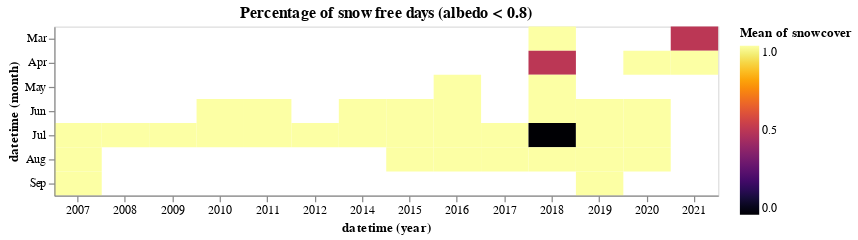

Notebook code for this chart:
### Code cell
df['year'] = df['datetime'].dt.year
df['doy'] = df['datetime'].dt.dayofyear

df['snowcover'] = 0
df['snowcover'] = df['snowcover'].mask(df['albedo'] < 0.8, 1)


alt.Chart(
    df,
    title="Percentage of snow free days (albedo < 0.8)"
).mark_rect().encode(
    x='year(datetime):O',
    y='month(datetime):O',
    color=alt.Color('mean(snowcover):Q', scale=alt.Scale(scheme="inferno")),
    tooltip=[
        # alt.Tooltip('monthdate(datetime):T', title='Date'),
        alt.Tooltip('mean(snowcover):Q', title='days without snow')
    ]
).properties(width=550)

### Figure 1 — Vega-Lite specification as saved in the notebook (floating-point values rounded to 4 significant figures)
{"config": {"view": {"continuousWidth": 400, "continuousHeight": 300}}, "data": {"name": "data-6e14284ba009ab33411fe44d52f5575a"}, "mark": "rect", "encoding": {"color": {"type": "quantitative", "aggregate": "mean", "field": "snowcover", "scale": {"scheme": "inferno"}}, "tooltip": [{"type": "quantitative", "aggregate": "mean", "field": "snowcover", "title": "days without snow"}], "x": {"type": "ordinal", "field": "datetime", "timeUnit": "year"}, "y": {"type": "ordinal", "field": "datetime", "timeUnit": "month"}}, "title": "Percentage of snow free days (albedo < 0.8)", "width": 550, "$schema": "https://vega.github.io/schema/vega-lite/v4.8.1.json", "datasets": {"data-6e14284ba009ab33411fe44d52f5575a": [{"time": 1184778262870, "datetime": "2007-07-18T17:04:22.870000", "Blue": 8799, "Green": 9340, "Red": 9365, "NIR": 7550, "SWIR1": 67, "SWIR2": 73, "albedo": 0.6997, "ndsi": 0.9858, "year": 2007, "doy": 199, "snowcover": 1}, {"time": 1185039292310, "datetime": "2007-07-21T17:34:52.310000", "Blue": 8047, "Green": 8627, "Red": 8669, "NIR": 7148, "SWIR1": 147, "SWIR2": 185, "albedo": 0.6504, "ndsi": 0.9665, "year": 2007, "doy": 202, "snowcover": 1}, {"time": 1187198913100, "datetime": "2007-08-15T17:28:33.100000", "Blue": 6752, "Green": 7412, "Red": 7559, "NIR": 6307, "SWIR1": 121, "SWIR2": 105, "albedo": 0.5577, "ndsi": 0.9679, "year": 2007, "doy": 227, "snowcover": 1}, {"time": 1187543052020, "datetime": "2007-08-19T17:04:12.020000", "Blue": 6596, "Green": 7240, "Red": 7372, "NIR": 5964, "SWIR1": 76, "SWIR2": 90, "albedo": 0.5364, "ndsi": 0.9792, "year": 2007, "doy": 231, "snowcover": 1}, {"time": 1187976138410, "datetime": "2007-08-24T17:22:18.410000", "Blue": 7191, "Green": 7827, "Red": 8035, "NIR": 6759, "SWIR1": 158, "SWIR2": 224, "albedo": 0.5975, "ndsi": 0.9604, "year": 2007, "doy": 236, "snowcover": 1}, {"time": 1188581305950, "datetime": "2007-08-31T17:28:25.950000", "Blue": 7484, "Green": 8172, "Red": 8510, "NIR": 7741, "SWIR1": 507, "SWIR2": 479, "albedo": 0.6556, "ndsi": 0.8832, "year": 2007, "doy": 243, "snowcover": 1}, {"time": 1188925444530, "datetime": "2007-09-04T17:04:04.530000", "Blue": 8172, "Green": 8851, "Red": 9132, "NIR": 8085, "SWIR1": 572, "SWIR2": 521, "albedo": 0.7018, "ndsi": 0.8786, "year": 2007, "doy": 247, "snowcover": 1}, {"time": 1215191023290, "datetime": "2008-07-04T17:03:43.290000", "Blue": 9180, "Green": 9622, "Red": 9542, "NIR": 7741, "SWIR1": 110, "SWIR2": 143, "albedo": 0.7236, "ndsi": 0.9774, "year": 2008, "doy": 186, "snowcover": 1}, {"time": 1215624108240, "datetime": "2008-07-09T17:21:48.240000", "Blue": 7470, "Green": 7834, "Red": 7542, "NIR": 5697, "SWIR1": 98, "SWIR2": 142, "albedo": 0.5603, "ndsi": 0.9753, "year": 2008, "doy": 191, "snowcover": 1}, {"time": 1248629697890, "datetime": "2009-07-26T17:34:57.890000", "Blue": 7125, "Green": 7584, "Red": 7452, "NIR": 5860, "SWIR1": 196, "SWIR2": 267, "albedo": 0.5547, "ndsi": 0.9496, "year": 2009, "doy": 207, "snowcover": 1}, {"time": 1277832271660, "datetime": "2010-06-29T17:24:31.660000", "Blue": 7695, "Green": 8166, "Red": 8080, "NIR": 6449, "SWIR1": 139, "SWIR2": 147, "albedo": 0.6038, "ndsi": 0.9665, "year": 2010, "doy": 180, "snowcover": 1}, {"time": 1278437443490, "datetime": "2010-07-06T17:30:43.490000", "Blue": 6609, "Green": 7188, "Red": 7362, "NIR": 6083, "SWIR1": 80, "SWIR2": 130, "albedo": 0.5415, "ndsi": 0.978, "year": 2010, "doy": 187, "snowcover": 1}, {"time": 1308678266210, "datetime": "2011-06-21T17:44:26.210000", "Blue": 8364, "Green": 9036, "Red": 9022, "NIR": 7357, "SWIR1": 137, "SWIR2": 166, "albedo": 0.6738, "ndsi": 0.9701, "year": 2011, "doy": 172, "snowcover": 1}, {"time": 1309455493110, "datetime": "2011-06-30T17:38:13.110000", "Blue": 8502, "Green": 9044, "Red": 9093, "NIR": 7412, "SWIR1": 173, "SWIR2": 153, "albedo": 0.6819, "ndsi": 0.9625, "year": 2011, "doy": 181, "snowcover": 1}, {"time": 1309627551630, "datetime": "2011-07-02T17:25:51.630000", "Blue": 7990, "Green": 8483, "Red": 8478, "NIR": 6893, "SWIR1": 141, "SWIR2": 142, "albedo": 0.636, "ndsi": 0.9673, "year": 2011, "doy": 183, "snowcover": 1}, {"time": 1310060664260, "datetime": "2011-07-07T17:44:24.260000", "Blue": 7930, "Green": 8388, "Red": 8326, "NIR": 6397, "SWIR1": 112, "SWIR2": 157, "albedo": 0.6132, "ndsi": 0.9736, "year": 2011, "doy": 188, "snowcover": 1}, {"time": 1310232722586, "datetime": "2011-07-09T17:32:02.586000", "Blue": 6834, "Green": 7212, "Red": 7383, "NIR": 5876, "SWIR1": 71, "SWIR2": 125, "albedo": 0.5419, "ndsi": 0.9805, "year": 2011, "doy": 190, "snowcover": 1}, {"time": 1310576863000, "datetime": "2011-07-13T17:07:43", "Blue": 8883, "Green": 9390, "Red": 9582, "NIR": 8076, "SWIR1": 107, "SWIR2": 204, "albedo": 0.7264, "ndsi": 0.9775, "year": 2011, "doy": 194, "snowcover": 1}, {"time": 1310837892960, "datetime": "2011-07-16T17:38:12.960000", "Blue": 4992, "Green": 5364, "Red": 5468, "NIR": 3962, "SWIR1": 60, "SWIR2": 148, "albedo": 0.3802, "ndsi": 0.9779, "year": 2011, "doy": 197, "snowcover": 1}, {"time": 1311009951060, "datetime": "2011-07-18T17:25:51.060000", "Blue": 4677, "Green": 4987, "Red": 5187, "NIR": 3950, "SWIR1": 46, "SWIR2": 82, "albedo": 0.3642, "ndsi": 0.9817, "year": 2011, "doy": 199, "snowcover": 1}, {"time": 1341250757460, "datetime": "2012-07-02T17:39:17.460000", "Blue": 8153, "Green": 8696, "Red": 8823, "NIR": 7286, "SWIR1": 104, "SWIR2": 131, "albedo": 0.6605, "ndsi": 0.9764, "year": 2012, "doy": 184, "snowcover": 1}, {"time": 1342372139030, "datetime": "2012-07-15T17:08:59.030000", "Blue": 5027, "Green": 5232, "Red": 5105, "NIR": 3749, "SWIR1": 66, "SWIR2": 84, "albedo": 0.3683, "ndsi": 0.9751, "year": 2012, "doy": 197, "snowcover": 1}, {"time": 1342633171200, "datetime": "2012-07-18T17:39:31.200000", "Blue": 5211, "Green": 5532, "Red": 5770, "NIR": 5073, "SWIR1": 104, "SWIR2": 138, "albedo": 0.4336, "ndsi": 0.9631, "year": 2012, "doy": 200, "snowcover": 1}, {"time": 1404150267580, "datetime": "2014-06-30T17:44:27.580000", "Blue": 9747, "Green": 9849, "Red": 9640, "NIR": 7528, "SWIR1": 129, "SWIR2": 147, "albedo": 0.7373, "ndsi": 0.9741, "year": 2014, "doy": 181, "snowcover": 1}, {"time": 1404322327420, "datetime": "2014-07-02T17:32:07.420000", "Blue": 9927, "Green": 9981, "Red": 9747, "NIR": 7715, "SWIR1": 155, "SWIR2": 179, "albedo": 0.7525, "ndsi": 0.9694, "year": 2014, "doy": 183, "snowcover": 1}, {"time": 1404494410630, "datetime": "2014-07-04T17:20:10.630000", "Blue": 9635, "Green": 9697, "Red": 9528, "NIR": 7531, "SWIR1": 125, "SWIR2": 148, "albedo": 0.7319, "ndsi": 0.9745, "year": 2014, "doy": 185, "snowcover": 1}, {"time": 1404927502060, "datetime": "2014-07-09T17:38:22.060000", "Blue": 9176, "Green": 9402, "Red": 9237, "NIR": 7192, "SWIR1": 128, "SWIR2": 124, "albedo": 0.699, "ndsi": 0.9731, "year": 2014, "doy": 190, "snowcover": 1}, {"time": 1404950924280, "datetime": "2014-07-10T00:08:44.280000", "Blue": 6312, "Green": 6028, "Red": 5806, "NIR": 4462, "SWIR1": 318, "SWIR2": 376, "albedo": 0.454, "ndsi": 0.8998, "year": 2014, "doy": 191, "snowcover": 1}, {"time": 1405123006720, "datetime": "2014-07-11T23:56:46.720000", "Blue": 8373, "Green": 8338, "Red": 8240, "NIR": 6550, "SWIR1": 117, "SWIR2": 151, "albedo": 0.6336, "ndsi": 0.9723, "year": 2014, "doy": 192, "snowcover": 1}, {"time": 1405271643320, "datetime": "2014-07-13T17:14:03.320000", "Blue": 9093, "Green": 9312, "Red": 9216, "NIR": 7249, "SWIR1": 92, "SWIR2": 107, "albedo": 0.6975, "ndsi": 0.9804, "year": 2014, "doy": 194, "snowcover": 1}, {"time": 1406505410120, "datetime": "2014-07-27T23:56:50.120000", "Blue": 6158, "Green": 5768, "Red": 5425, "NIR": 4314, "SWIR1": 680, "SWIR2": 653, "albedo": 0.4431, "ndsi": 0.7891, "year": 2014, "doy": 208, "snowcover": 1}, {"time": 1435340271220, "datetime": "2015-06-26T17:37:51.220000", "Blue": 9217, "Green": 9278, "Red": 9420, "NIR": 8694, "SWIR1": 825, "SWIR2": 908, "albedo": 0.7704, "ndsi": 0.8367, "year": 2015, "doy": 177, "snowcover": 1}, {"time": 1436117507370, "datetime": "2015-07-05T17:31:47.370000", "Blue": 8768, "Green": 9050, "Red": 9031, "NIR": 7011, "SWIR1": 88, "SWIR2": 101, "albedo": 0.6745, "ndsi": 0.9807, "year": 2015, "doy": 186, "snowcover": 1}, {"time": 1436550623230, "datetime": "2015-07-10T17:50:23.230000", "Blue": 6760, "Green": 7071, "Red": 7175, "NIR": 5880, "SWIR1": 144, "SWIR2": 125, "albedo": 0.5374, "ndsi": 0.9601, "year": 2015, "doy": 191, "snowcover": 1}, {"time": 1436722682700, "datetime": "2015-07-12T17:38:02.700000", "Blue": 6629, "Green": 6938, "Red": 6754, "NIR": 5100, "SWIR1": 107, "SWIR2": 108, "albedo": 0.4977, "ndsi": 0.9696, "year": 2015, "doy": 193, "snowcover": 1}, {"time": 1437499915350, "datetime": "2015-07-21T17:31:55.350000", "Blue": 6398, "Green": 6731, "Red": 6662, "NIR": 4983, "SWIR1": 71, "SWIR2": 72, "albedo": 0.4834, "ndsi": 0.9791, "year": 2015, "doy": 202, "snowcover": 1}, {"time": 1437671997750, "datetime": "2015-07-23T17:19:57.750000", "Blue": 7187, "Green": 7543, "Red": 7645, "NIR": 6071, "SWIR1": 102, "SWIR2": 106, "albedo": 0.5653, "ndsi": 0.9733, "year": 2015, "doy": 204, "snowcover": 1}, {"time": 1437933029060, "datetime": "2015-07-26T17:50:29.060000", "Blue": 7202, "Green": 7550, "Red": 7756, "NIR": 6318, "SWIR1": 112, "SWIR2": 114, "albedo": 0.5767, "ndsi": 0.9708, "year": 2015, "doy": 207, "snowcover": 1}, {"time": 1438449228500, "datetime": "2015-08-01T17:13:48.500000", "Blue": 7251, "Green": 7556, "Red": 7745, "NIR": 6374, "SWIR1": 109, "SWIR2": 120, "albedo": 0.5804, "ndsi": 0.9716, "year": 2015, "doy": 213, "snowcover": 1}, {"time": 1464370689490, "datetime": "2016-05-27T17:38:09.490000", "Blue": 9584, "Green": 8540, "Red": 8247, "NIR": 7016, "SWIR1": 1025, "SWIR2": 1244, "albedo": 0.7098, "ndsi": 0.7857, "year": 2016, "doy": 148, "snowcover": 1}, {"time": 1466963441050, "datetime": "2016-06-26T17:50:41.050000", "Blue": 9873, "Green": 9996, "Red": 9979, "NIR": 8433, "SWIR1": 409, "SWIR2": 442, "albedo": 0.7844, "ndsi": 0.9214, "year": 2016, "doy": 178, "snowcover": 1}, {"time": 1467135500530, "datetime": "2016-06-28T17:38:20.530000", "Blue": 9709, "Green": 9832, "Red": 9705, "NIR": 7838, "SWIR1": 212, "SWIR2": 220, "albedo": 0.7495, "ndsi": 0.9578, "year": 2016, "doy": 180, "snowcover": 1}, {"time": 1467158922800, "datetime": "2016-06-29T00:08:42.800000", "Blue": 8887, "Green": 8747, "Red": 8563, "NIR": 6875, "SWIR1": 227, "SWIR2": 264, "albedo": 0.67, "ndsi": 0.9494, "year": 2016, "doy": 181, "snowcover": 1}, {"time": 1467912734340, "datetime": "2016-07-07T17:32:14.340000", "Blue": 6319, "Green": 6067, "Red": 5721, "NIR": 4152, "SWIR1": 50, "SWIR2": 71, "albedo": 0.4371, "ndsi": 0.9837, "year": 2016, "doy": 189, "snowcover": 1}, {"time": 1468345848930, "datetime": "2016-07-12T17:50:48.930000", "Blue": 8865, "Green": 9155, "Red": 9098, "NIR": 7093, "SWIR1": 154, "SWIR2": 138, "albedo": 0.6827, "ndsi": 0.9669, "year": 2016, "doy": 194, "snowcover": 1}, {"time": 1468517908030, "datetime": "2016-07-14T17:38:28.030000", "Blue": 9005, "Green": 9297, "Red": 9263, "NIR": 7353, "SWIR1": 135, "SWIR2": 144, "albedo": 0.6994, "ndsi": 0.9714, "year": 2016, "doy": 196, "snowcover": 1}, {"time": 1468541330250, "datetime": "2016-07-15T00:08:50.250000", "Blue": 8159, "Green": 8187, "Red": 8117, "NIR": 6510, "SWIR1": 145, "SWIR2": 183, "albedo": 0.6234, "ndsi": 0.9652, "year": 2016, "doy": 197, "snowcover": 1}, {"time": 1468713412800, "datetime": "2016-07-16T23:56:52.800000", "Blue": 7712, "Green": 7738, "Red": 7679, "NIR": 6153, "SWIR1": 149, "SWIR2": 160, "albedo": 0.5883, "ndsi": 0.9622, "year": 2016, "doy": 198, "snowcover": 1}, {"time": 1469295139838, "datetime": "2016-07-23T17:32:19.838000", "Blue": 7917, "Green": 8447, "Red": 8612, "NIR": 6761, "SWIR1": 113, "SWIR2": 108, "albedo": 0.6297, "ndsi": 0.9736, "year": 2016, "doy": 205, "snowcover": 1}, {"time": 1469900311970, "datetime": "2016-07-30T17:38:31.970000", "Blue": 7301, "Green": 7651, "Red": 7736, "NIR": 6114, "SWIR1": 127, "SWIR2": 136, "albedo": 0.5726, "ndsi": 0.9673, "year": 2016, "doy": 212, "snowcover": 1}, {"time": 1470677542080, "datetime": "2016-08-08T17:32:22.080000", "Blue": 8886, "Green": 9211, "Red": 9435, "NIR": 8397, "SWIR1": 439, "SWIR2": 466, "albedo": 0.7413, "ndsi": 0.909, "year": 2016, "doy": 221, "snowcover": 1}, {"time": 1470849623990, "datetime": "2016-08-10T17:20:23.990000", "Blue": 8765, "Green": 9051, "Red": 9245, "NIR": 8171, "SWIR1": 357, "SWIR2": 378, "albedo": 0.7248, "ndsi": 0.9241, "year": 2016, "doy": 223, "snowcover": 1}, {"time": 1471110655770, "datetime": "2016-08-13T17:50:55.770000", "Blue": 8762, "Green": 8996, "Red": 9211, "NIR": 8185, "SWIR1": 779, "SWIR2": 799, "albedo": 0.7313, "ndsi": 0.8406, "year": 2016, "doy": 226, "snowcover": 1}, {"time": 1471282715210, "datetime": "2016-08-15T17:38:35.210000", "Blue": 8780, "Green": 9097, "Red": 9320, "NIR": 8350, "SWIR1": 489, "SWIR2": 535, "albedo": 0.7352, "ndsi": 0.898, "year": 2016, "doy": 228, "snowcover": 1}, {"time": 1498930697910, "datetime": "2017-07-01T17:38:17.910000", "Blue": 9195, "Green": 9310, "Red": 9228, "NIR": 7996, "SWIR1": 771, "SWIR2": 757, "albedo": 0.7396, "ndsi": 0.847, "year": 2017, "doy": 182, "snowcover": 1}, {"time": 1498954120080, "datetime": "2017-07-02T00:08:40.080000", "Blue": 8686, "Green": 8483, "Red": 8377, "NIR": 7025, "SWIR1": 401, "SWIR2": 458, "albedo": 0.6689, "ndsi": 0.9097, "year": 2017, "doy": 183, "snowcover": 1}, {"time": 1499126202320, "datetime": "2017-07-03T23:56:42.320000", "Blue": 2927, "Green": 2192, "Red": 1676, "NIR": 1010, "SWIR1": -15, "SWIR2": 47, "albedo": 0.1459, "ndsi": 1.014, "year": 2017, "doy": 184, "snowcover": 1}, {"time": 1499535869900, "datetime": "2017-07-08T17:44:29.900000", "Blue": 9783, "Green": 9865, "Red": 9661, "NIR": 7433, "SWIR1": 139, "SWIR2": 141, "albedo": 0.7353, "ndsi": 0.9722, "year": 2017, "doy": 189, "snowcover": 1}, {"time": 1500336524150, "datetime": "2017-07-18T00:08:44.150000", "Blue": 8707, "Green": 8527, "Red": 8279, "NIR": 6559, "SWIR1": 207, "SWIR2": 249, "albedo": 0.6478, "ndsi": 0.9526, "year": 2017, "doy": 199, "snowcover": 1}, {"time": 1500508607150, "datetime": "2017-07-19T23:56:47.150000", "Blue": 8805, "Green": 8676, "Red": 8459, "NIR": 6770, "SWIR1": 211, "SWIR2": 229, "albedo": 0.6614, "ndsi": 0.9525, "year": 2017, "doy": 200, "snowcover": 1}, {"time": 1500918276390, "datetime": "2017-07-24T17:44:36.390000", "Blue": 9487, "Green": 9628, "Red": 9472, "NIR": 7478, "SWIR1": 109, "SWIR2": 127, "albedo": 0.7236, "ndsi": 0.9776, "year": 2017, "doy": 205, "snowcover": 1}, {"time": 1501285840730, "datetime": "2017-07-28T23:50:40.730000", "Blue": 4470, "Green": 3688, "Red": 3071, "NIR": 1871, "SWIR1": 22, "SWIR2": 25, "albedo": 0.2512, "ndsi": 0.9881, "year": 2017, "doy": 209, "snowcover": 1}, {"time": 1503422056140, "datetime": "2017-08-22T17:14:16.140000", "Blue": 8965, "Green": 9221, "Red": 9432, "NIR": 8172, "SWIR1": 232, "SWIR2": 250, "albedo": 0.7324, "ndsi": 0.9509, "year": 2017, "doy": 234, "snowcover": 1}, {"time": 1522431478640, "datetime": "2018-03-30T17:37:58.640000", "Blue": 9446, "Green": 9138, "Red": 9142, "NIR": 8405, "SWIR1": 1908, "SWIR2": 1992, "albedo": 0.7812, "ndsi": 0.6545, "year": 2018, "doy": 89, "snowcover": 1}, {"time": 1523036645841, "datetime": "2018-04-06T17:44:05.841000", "Blue": 9128, "Green": 8853, "Red": 8878, "NIR": 8213, "SWIR1": 1119, "SWIR2": 1249, "albedo": 0.7472, "ndsi": 0.7756, "year": 2018, "doy": 96, "snowcover": 1}, {"time": 1523813869640, "datetime": "2018-04-15T17:37:49.640000", "Blue": 9893, "Green": 9750, "Red": 9907, "NIR": 9501, "SWIR1": 1916, "SWIR2": 2131, "albedo": 0.849, "ndsi": 0.6715, "year": 2018, "doy": 105, "snowcover": 0}, {"time": 1525801427263, "datetime": "2018-05-08T17:43:47.263000", "Blue": 9965, "Green": 8824, "Red": 8656, "NIR": 7529, "SWIR1": 755, "SWIR2": 1023, "albedo": 0.7439, "ndsi": 0.8424, "year": 2018, "doy": 128, "snowcover": 1}, {"time": 1530292764570, "datetime": "2018-06-29T17:19:24.570000", "Blue": 9947, "Green": 9981, "Red": 9904, "NIR": 7961, "SWIR1": 84, "SWIR2": 114, "albedo": 0.7633, "ndsi": 0.9833, "year": 2018, "doy": 180, "snowcover": 1}, {"time": 1530316186930, "datetime": "2018-06-29T23:49:46.930000", "Blue": 9192, "Green": 9029, "Red": 8944, "NIR": 7337, "SWIR1": 100, "SWIR2": 151, "albedo": 0.7011, "ndsi": 0.9781, "year": 2018, "doy": 180, "snowcover": 1}, {"time": 1530725856260, "datetime": "2018-07-04T17:37:36.260000", "Blue": 9755, "Green": 9857, "Red": 9929, "NIR": 9178, "SWIR1": 904, "SWIR2": 983, "albedo": 0.8155, "ndsi": 0.832, "year": 2018, "doy": 185, "snowcover": 0}, {"time": 1532452404890, "datetime": "2018-07-24T17:13:24.890000", "Blue": 9751, "Green": 9639, "Red": 9766, "NIR": 9003, "SWIR1": 1317, "SWIR2": 1496, "albedo": 0.8139, "ndsi": 0.7596, "year": 2018, "doy": 205, "snowcover": 0}, {"time": 1534873080150, "datetime": "2018-08-21T17:38:00.150000", "Blue": 9323, "Green": 9546, "Red": 9572, "NIR": 8117, "SWIR1": 541, "SWIR2": 586, "albedo": 0.7499, "ndsi": 0.8927, "year": 2018, "doy": 233, "snowcover": 1}, {"time": 1535650313040, "datetime": "2018-08-30T17:31:53.040000", "Blue": 8732, "Green": 8742, "Red": 8926, "NIR": 8429, "SWIR1": 662, "SWIR2": 730, "albedo": 0.7342, "ndsi": 0.8592, "year": 2018, "doy": 242, "snowcover": 1}, {"time": 1561743875500, "datetime": "2019-06-28T17:44:35.500000", "Blue": 8990, "Green": 9112, "Red": 9072, "NIR": 7653, "SWIR1": 506, "SWIR2": 448, "albedo": 0.713, "ndsi": 0.8948, "year": 2019, "doy": 179, "snowcover": 1}, {"time": 1561915934360, "datetime": "2019-06-30T17:32:14.360000", "Blue": 9614, "Green": 9811, "Red": 9822, "NIR": 8165, "SWIR1": 143, "SWIR2": 132, "albedo": 0.7587, "ndsi": 0.9713, "year": 2019, "doy": 181, "snowcover": 1}, {"time": 1562088016699, "datetime": "2019-07-02T17:20:16.699000", "Blue": 9157, "Green": 9375, "Red": 9348, "NIR": 7589, "SWIR1": 128, "SWIR2": 129, "albedo": 0.7146, "ndsi": 0.9731, "year": 2019, "doy": 183, "snowcover": 1}, {"time": 1562111438893, "datetime": "2019-07-02T23:50:38.893000", "Blue": 8366, "Green": 8397, "Red": 8339, "NIR": 6741, "SWIR1": 147, "SWIR2": 148, "albedo": 0.642, "ndsi": 0.9656, "year": 2019, "doy": 183, "snowcover": 1}, {"time": 1562521106671, "datetime": "2019-07-07T17:38:26.671000", "Blue": 7522, "Green": 7662, "Red": 7559, "NIR": 5810, "SWIR1": 184, "SWIR2": 186, "albedo": 0.5677, "ndsi": 0.9531, "year": 2019, "doy": 188, "snowcover": 1}, {"time": 1564099015657, "datetime": "2019-07-25T23:56:55.657000", "Blue": 6687, "Green": 6957, "Red": 7075, "NIR": 5854, "SWIR1": 237, "SWIR2": 237, "albedo": 0.5341, "ndsi": 0.9341, "year": 2019, "doy": 206, "snowcover": 1}, {"time": 1564247652634, "datetime": "2019-07-27T17:14:12.634000", "Blue": 7684, "Green": 8123, "Red": 8303, "NIR": 6786, "SWIR1": 131, "SWIR2": 125, "albedo": 0.6186, "ndsi": 0.9683, "year": 2019, "doy": 208, "snowcover": 1}, {"time": 1564508684539, "datetime": "2019-07-30T17:44:44.539000", "Blue": 8002, "Green": 8596, "Red": 8797, "NIR": 7149, "SWIR1": 204, "SWIR2": 190, "albedo": 0.651, "ndsi": 0.9536, "year": 2019, "doy": 211, "snowcover": 1}, {"time": 1564852826363, "datetime": "2019-08-03T17:20:26.363000", "Blue": 7314, "Green": 7728, "Red": 7895, "NIR": 6415, "SWIR1": 141, "SWIR2": 122, "albedo": 0.5864, "ndsi": 0.9642, "year": 2019, "doy": 215, "snowcover": 1}, {"time": 1565113858060, "datetime": "2019-08-06T17:50:58.060000", "Blue": 7581, "Green": 8054, "Red": 8200, "NIR": 6678, "SWIR1": 164, "SWIR2": 149, "albedo": 0.61, "ndsi": 0.9601, "year": 2019, "doy": 218, "snowcover": 1}, {"time": 1565891090156, "datetime": "2019-08-15T17:44:50.156000", "Blue": 7242, "Green": 7700, "Red": 7752, "NIR": 6226, "SWIR1": 122, "SWIR2": 112, "albedo": 0.5747, "ndsi": 0.9688, "year": 2019, "doy": 227, "snowcover": 1}, {"time": 1566063149074, "datetime": "2019-08-17T17:32:29.074000", "Blue": 7225, "Green": 7595, "Red": 7699, "NIR": 6434, "SWIR1": 142, "SWIR2": 155, "albedo": 0.5816, "ndsi": 0.9633, "year": 2019, "doy": 229, "snowcover": 1}, {"time": 1567445552494, "datetime": "2019-09-02T17:32:32.494000", "Blue": 9214, "Green": 9549, "Red": 9881, "NIR": 8840, "SWIR1": 304, "SWIR2": 343, "albedo": 0.7733, "ndsi": 0.9383, "year": 2019, "doy": 245, "snowcover": 1}, {"time": 1567617634663, "datetime": "2019-09-04T17:20:34.663000", "Blue": 9148, "Green": 9450, "Red": 9809, "NIR": 8851, "SWIR1": 310, "SWIR2": 349, "albedo": 0.7705, "ndsi": 0.9365, "year": 2019, "doy": 247, "snowcover": 1}, {"time": 1567878666225, "datetime": "2019-09-07T17:51:06.225000", "Blue": 8869, "Green": 9169, "Red": 9522, "NIR": 8625, "SWIR1": 563, "SWIR2": 590, "albedo": 0.7523, "ndsi": 0.8843, "year": 2019, "doy": 250, "snowcover": 1}, {"time": 1568394867276, "datetime": "2019-09-13T17:14:27.276000", "Blue": 8740, "Green": 9040, "Red": 9412, "NIR": 8439, "SWIR1": 420, "SWIR2": 458, "albedo": 0.7371, "ndsi": 0.9112, "year": 2019, "doy": 256, "snowcover": 1}, {"time": 1586627059311, "datetime": "2020-04-11T17:44:19.311000", "Blue": 9585, "Green": 9499, "Red": 9561, "NIR": 8769, "SWIR1": 710, "SWIR2": 819, "albedo": 0.7865, "ndsi": 0.8609, "year": 2020, "doy": 102, "snowcover": 1}, {"time": 1586799116845, "datetime": "2020-04-13T17:31:56.845000", "Blue": 9382, "Green": 9186, "Red": 9188, "NIR": 8421, "SWIR1": 1145, "SWIR2": 1231, "albedo": 0.7681, "ndsi": 0.7783, "year": 2020, "doy": 104, "snowcover": 1}, {"time": 1592156660365, "datetime": "2020-06-14T17:44:20.365000", "Blue": 9871, "Green": 9985, "Red": 9987, "NIR": 8210, "SWIR1": 144, "SWIR2": 163, "albedo": 0.7719, "ndsi": 0.9716, "year": 2020, "doy": 166, "snowcover": 1}, {"time": 1592352165620, "datetime": "2020-06-17T00:02:45.620000", "Blue": 8892, "Green": 8822, "Red": 8759, "NIR": 7119, "SWIR1": 102, "SWIR2": 125, "albedo": 0.6797, "ndsi": 0.9771, "year": 2020, "doy": 169, "snowcover": 1}, {"time": 1592500802789, "datetime": "2020-06-18T17:20:02.789000", "Blue": 9880, "Green": 9876, "Red": 9771, "NIR": 7843, "SWIR1": 121, "SWIR2": 181, "albedo": 0.7556, "ndsi": 0.9758, "year": 2020, "doy": 170, "snowcover": 1}, {"time": 1592524225090, "datetime": "2020-06-18T23:50:25.090000", "Blue": 9279, "Green": 9268, "Red": 9266, "NIR": 7655, "SWIR1": 249, "SWIR2": 299, "albedo": 0.7226, "ndsi": 0.9477, "year": 2020, "doy": 170, "snowcover": 1}, {"time": 1592933894401, "datetime": "2020-06-23T17:38:14.401000", "Blue": 7825, "Green": 7534, "Red": 7426, "NIR": 6371, "SWIR1": 638, "SWIR2": 688, "albedo": 0.6051, "ndsi": 0.8439, "year": 2020, "doy": 175, "snowcover": 1}, {"time": 1593129399499, "datetime": "2020-06-25T23:56:39.499000", "Blue": 8361, "Green": 8275, "Red": 8097, "NIR": 6500, "SWIR1": 175, "SWIR2": 182, "albedo": 0.6302, "ndsi": 0.9586, "year": 2020, "doy": 177, "snowcover": 1}, {"time": 1593278036550, "datetime": "2020-06-27T17:13:56.550000", "Blue": 9229, "Green": 9433, "Red": 9330, "NIR": 7308, "SWIR1": 108, "SWIR2": 130, "albedo": 0.7063, "ndsi": 0.9774, "year": 2020, "doy": 179, "snowcover": 1}, {"time": 1593883210481, "datetime": "2020-07-04T17:20:10.481000", "Blue": 8706, "Green": 9003, "Red": 9024, "NIR": 7186, "SWIR1": 70, "SWIR2": 89, "albedo": 0.6785, "ndsi": 0.9846, "year": 2020, "doy": 186, "snowcover": 1}, {"time": 1593906632747, "datetime": "2020-07-04T23:50:32.747000", "Blue": 7914, "Green": 8036, "Red": 8021, "NIR": 6455, "SWIR1": 124, "SWIR2": 135, "albedo": 0.6108, "ndsi": 0.9696, "year": 2020, "doy": 186, "snowcover": 1}, {"time": 1594144242334, "datetime": "2020-07-07T17:50:42.334000", "Blue": 8121, "Green": 8445, "Red": 8475, "NIR": 6946, "SWIR1": 151, "SWIR2": 141, "albedo": 0.6427, "ndsi": 0.9649, "year": 2020, "doy": 189, "snowcover": 1}, {"time": 1594511806280, "datetime": "2020-07-11T23:56:46.280000", "Blue": 6679, "Green": 6746, "Red": 6439, "NIR": 4787, "SWIR1": 115, "SWIR2": 122, "albedo": 0.4839, "ndsi": 0.9665, "year": 2020, "doy": 193, "snowcover": 1}, {"time": 1594660443111, "datetime": "2020-07-13T17:14:03.111000", "Blue": 7154, "Green": 7361, "Red": 7023, "NIR": 5154, "SWIR1": 104, "SWIR2": 109, "albedo": 0.5219, "ndsi": 0.9721, "year": 2020, "doy": 195, "snowcover": 1}, {"time": 1595265616181, "datetime": "2020-07-20T17:20:16.181000", "Blue": 6879, "Green": 7163, "Red": 6887, "NIR": 5307, "SWIR1": 159, "SWIR2": 155, "albedo": 0.5168, "ndsi": 0.9566, "year": 2020, "doy": 202, "snowcover": 1}, {"time": 1595289038431, "datetime": "2020-07-20T23:50:38.431000", "Blue": 6608, "Green": 6912, "Red": 6712, "NIR": 5164, "SWIR1": 84, "SWIR2": 105, "albedo": 0.4986, "ndsi": 0.976, "year": 2020, "doy": 202, "snowcover": 1}, {"time": 1595526647661, "datetime": "2020-07-23T17:50:47.661000", "Blue": 6942, "Green": 7302, "Red": 7347, "NIR": 5966, "SWIR1": 140, "SWIR2": 126, "albedo": 0.5493, "ndsi": 0.9624, "year": 2020, "doy": 205, "snowcover": 1}, {"time": 1595698706538, "datetime": "2020-07-25T17:38:26.538000", "Blue": 6963, "Green": 7393, "Red": 7411, "NIR": 5901, "SWIR1": 84, "SWIR2": 85, "albedo": 0.5477, "ndsi": 0.9775, "year": 2020, "doy": 207, "snowcover": 1}, {"time": 1596042847675, "datetime": "2020-07-29T17:14:07.675000", "Blue": 7461, "Green": 7885, "Red": 7997, "NIR": 6462, "SWIR1": 118, "SWIR2": 132, "albedo": 0.5946, "ndsi": 0.9705, "year": 2020, "doy": 211, "snowcover": 1}, {"time": 1597686283998, "datetime": "2020-08-17T17:44:43.998000", "Blue": 9031, "Green": 9159, "Red": 9327, "NIR": 8506, "SWIR1": 738, "SWIR2": 785, "albedo": 0.754, "ndsi": 0.8509, "year": 2020, "doy": 230, "snowcover": 1}, {"time": 1598030426389, "datetime": "2020-08-21T17:20:26.389000", "Blue": 8756, "Green": 8983, "Red": 9190, "NIR": 8438, "SWIR1": 859, "SWIR2": 934, "albedo": 0.7419, "ndsi": 0.8254, "year": 2020, "doy": 234, "snowcover": 1}, {"time": 1616778839623, "datetime": "2021-03-26T17:13:59.623000", "Blue": 9987, "Green": 9701, "Red": 9763, "NIR": 8990, "SWIR1": 1803, "SWIR2": 1915, "albedo": 0.8289, "ndsi": 0.6865, "year": 2021, "doy": 85, "snowcover": 0}, {"time": 1617039869083, "datetime": "2021-03-29T17:44:29.083000", "Blue": 9411, "Green": 9192, "Red": 9261, "NIR": 8549, "SWIR1": 1345, "SWIR2": 1532, "albedo": 0.7788, "ndsi": 0.7447, "year": 2021, "doy": 88, "snowcover": 1}, {"time": 1617645037784, "datetime": "2021-04-05T17:50:37.784000", "Blue": 8590, "Green": 8328, "Red": 8364, "NIR": 7693, "SWIR1": 1401, "SWIR2": 1494, "albedo": 0.7062, "ndsi": 0.712, "year": 2021, "doy": 95, "snowcover": 1}]}}
